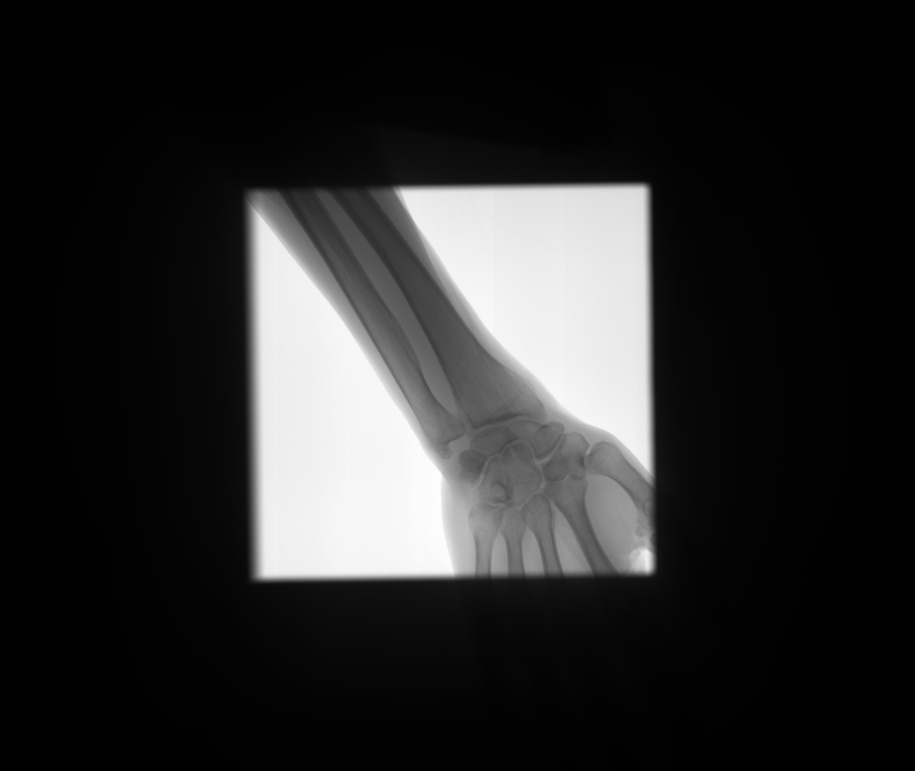
#> input picture wrist.jpg, 915 x 771 px, shrunk from 3268 x 2756 before the run, found by its file name
$ python simple.py   (older library calls are emulated)
#> lines starting #> are read from the running program, lines starting #| are printed output that depends on the picture; after the words box and inside, x2 and y2 are one past the last pixel; in counts of white or black regions, pixels touching at a corner belong together
import cv2
import matplotlib.pyplot as plt
import numpy as np


im = cv2.imread('wrist.jpg')
#> im is the input picture: shape (771, 915, 3); min 0, max 255, mean 43.5
#im = cv2.cvtColor(im, cv2.COLOR_BGR2GRAY)

#contrast = cv2.imread('wristaltered.jpg')

gray = cv2.cvtColor(im, cv2.COLOR_BGR2GRAY)

limit = 500

closed = cv2.morphologyEx(gray, cv2.MORPH_CLOSE,
            np.ones((limit,limit), np.uint8))
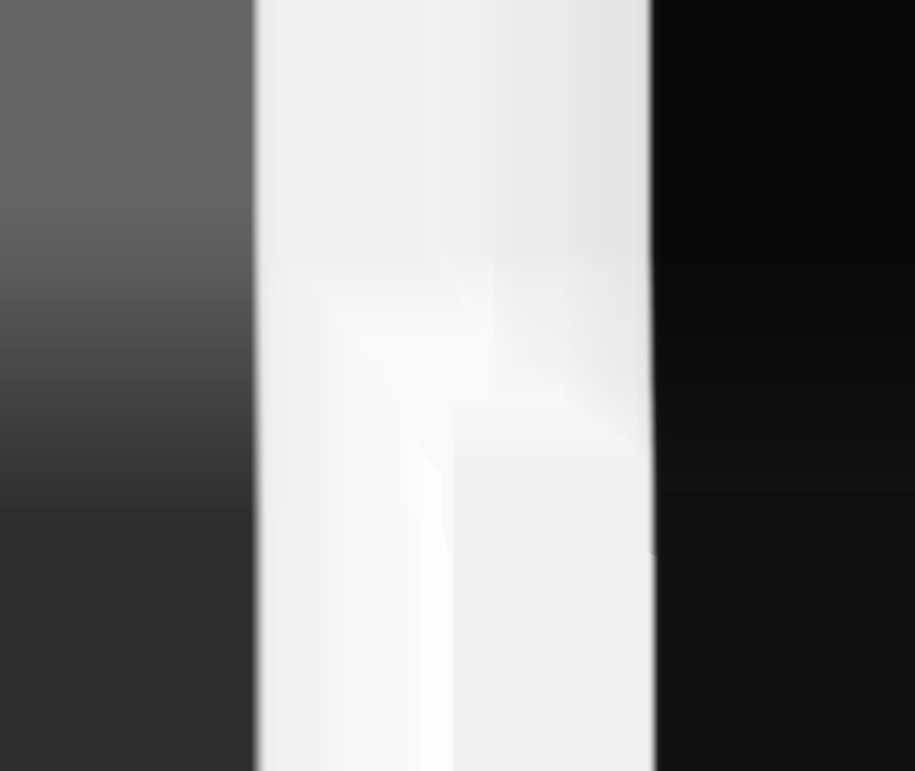
#> closed: shape (771, 915); min 8, max 255, mean 127.6

plt.imshow(closed)
plt.show()

edges = cv2.Canny(closed,0,50,apertureSize = 3)
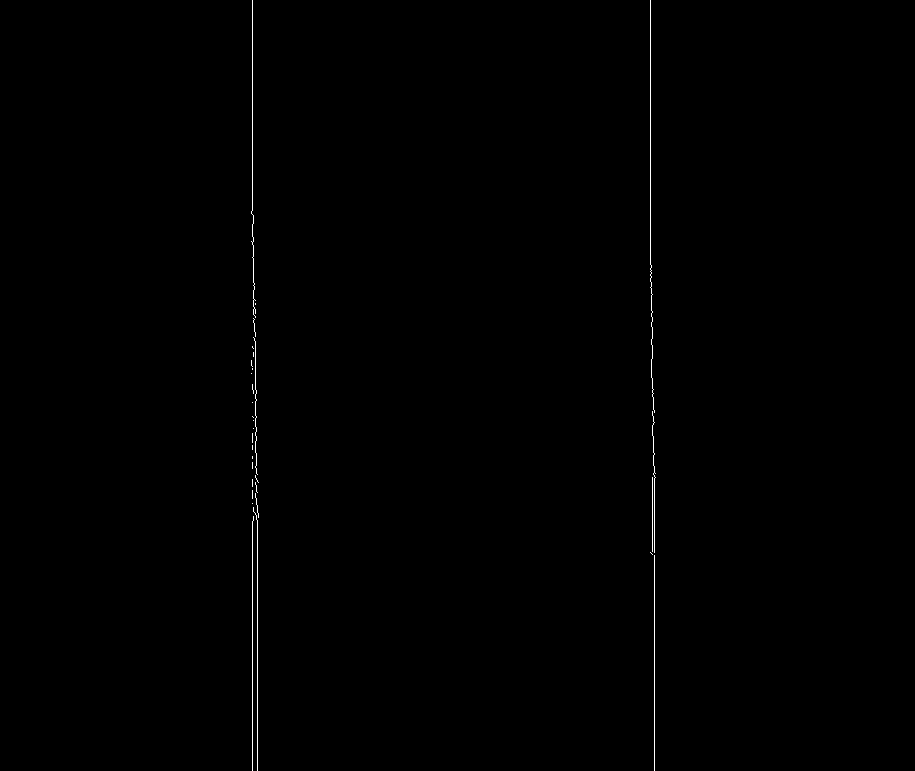
#> edges: shape (771, 915); 0.28% white in thin lines or dots, all inside (x1, y1, x2, y2) = (251, 0, 656, 771)

plt.imshow(edges)
plt.show()

w_threshold =limit

h_threshold =limit

mask,contours,hierarchy = cv2.findContours(edges, cv2.RETR_EXTERNAL, cv2.CHAIN_APPROX_NONE)
#> contours = 31 contours, all with area under 20

valid_contours = []
valid_w = []
valid_h = []
out = np.zeros_like(im)
for cnt in contours:
    area = cv2.contourArea(cnt)
    #x,y,w,h = cv2.boundingRect(cnt)
    if(area >= limit*limit):
        cv2.drawContours(out, cnt, -1, 255,3)
        plt.imshow(out)
        plt.show()
        valid_contours.append(cnt)
        x,y,w,h = cv2.boundingRect(cnt)
        crop = im[y:y+h,x:x+w]
        plt.imshow(crop)
        plt.show()
#> this loop made 31 passes
#> cnt on passes 2, 5, 13, 16, 17, 18, 20, 22, 23, 26, 29: [[650, 552], [651, 553], [652, 554], [651, 553]], [[252, 503]], [[252, 456], [252, 457], [252, 458], [252, 457]], [[253, 428]], [[253, 420]], [[252, 416], [253, 417]], [[252, 402]], [[251, 373]], [[252, 368], [252, 369]], [[252, 346], [252, 347], [253, 348], [252, 347]], [[255, 303], [255, 304]]
#> out: shape (771, 915, 3); every value is 0
#> after the loop, valid_contours = []

'''
cnt = contours[4]

x,y,w,h =cv2.boundingRect(cnt)

crop = im[y:y+h,x:x+w]

plt.imshow(crop)
plt.show()

cv2.imwrite('crop.jpg',crop)

'''
